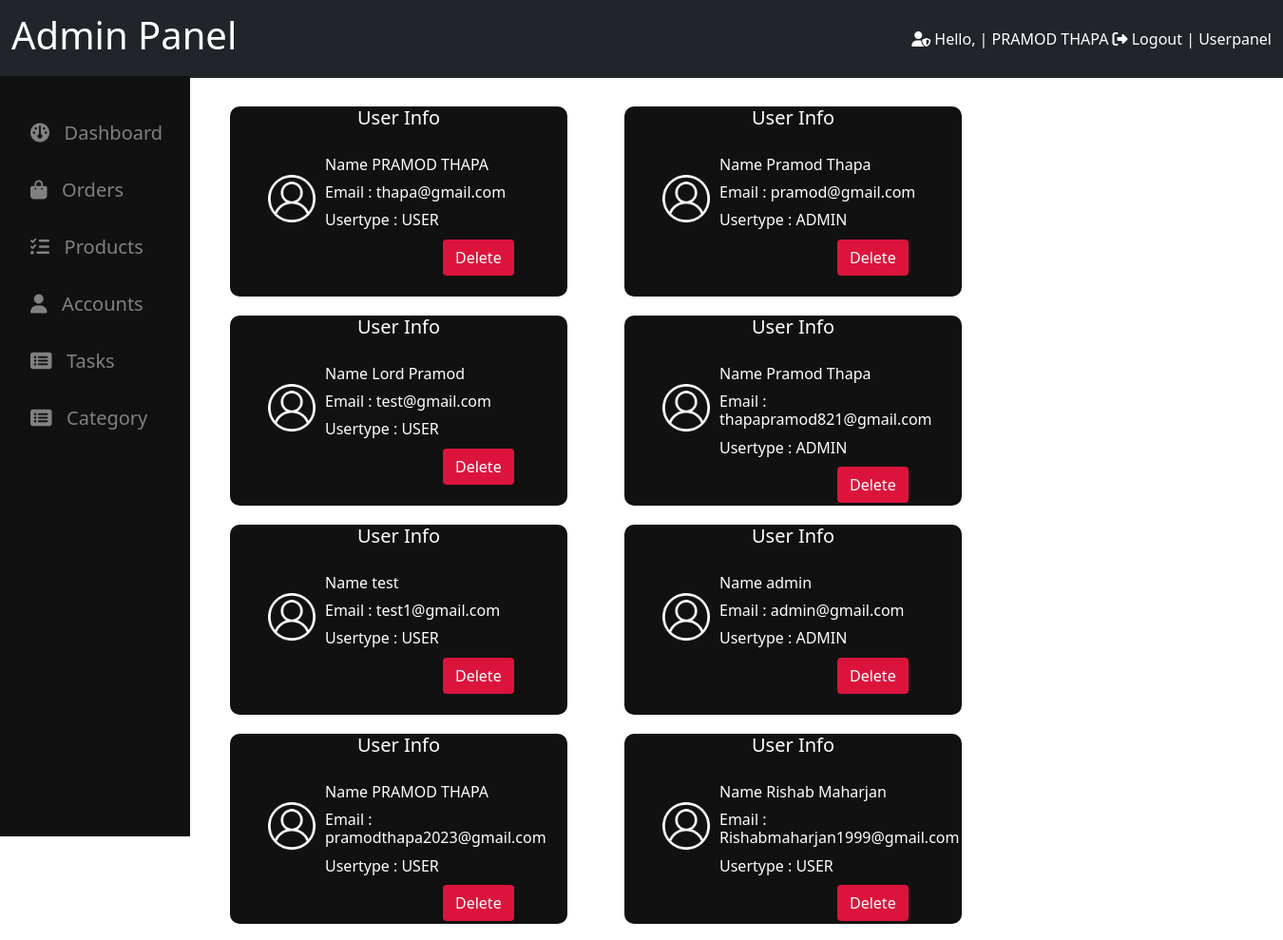
Page /frontend/pages/admin/viewaccounts.php (signed in) on the committed database.
### tables this page shows
CREATE TABLE `user_info` (
  `id` int(11) NOT NULL,
  `name` varchar(255) DEFAULT NULL,
  `email` varchar(255) DEFAULT NULL,
  `phone` bigint(20) DEFAULT NULL,
  `password` varchar(255) DEFAULT NULL,
  `usertype` varchar(20) DEFAULT 'user',
  `reset_token_hash` varchar(64) DEFAULT NULL,
  `reset_token_expires_at` datetime DEFAULT NULL
);

### frontend/pages/admin/viewaccounts.php (the view, shortened to what this page needs)
<?php
include '../../../backend/config/connection.php';
include './dashboard.php';
$stmt = "SELECT * FROM user_info ";
$response = mysqli_query($connect, $stmt);
?>
<!DOCTYPE html>
<html lang="en">
<head>
    <link rel="stylesheet" href="../../assets/css/bootstrap.min.css">
</head>
<body>
    <div class="container">
        <?php while ($row = mysqli_fetch_assoc($response)) { ?>
        <div class="box-container">
            <h5>User Info</h5>
            <div class="content-container">
                <img src="../../assets/images/userlogo.png" alt="User-Account">
                <div class="detail-container">
                    <h6>Name <?php echo $row['name']; ?></h6>
                    <h6>Email : <?php echo $row['email']; ?></h6>
                    <h6>Usertype : <?php echo strtoupper($row['usertype']); ?></h6>
                    <a href="./user-delete.php?id=<?php echo $row['id']; ?>"><input type="button" class="btn text-white"
                            value="Delete"></a>
                </div>
            </div>
        </div>
        <?php } ?>
    </div>
</body>
</html>

### frontend/pages/admin/viewaccounts.php (style rules this page uses)
.container { margin-top: 20px; margin-left: 200px; display: flex; flex-wrap: wrap; width: 1300px; }
.content-container { display: flex; }
.box-container { margin: 10px 30px; width: 355px; height: 200px; background-color: #111111; border-radius: 10px; }
.box-container h5 { text-align: center; color: #FFFFFF; }
.content-container img { margin-top: 40px; margin-left: 40px; height: 50px; filter: brightness(0) invert(1); }
.detail-container { margin-left: 10px; color: #FFFFFF; padding: 20px 0px; }
.detail-container h6 { margin-bottom: 10px; }
.detail-container a { color: #FFFFFF; background-color: #111111; margin-left: 120px; padding: 4px; border-radius: 5px; background: transparent; }
.detail-container input { color: #FFFFFF; background-color: crimson; }

### rows in the picture
user_info: name "PRAMOD THAPA", email "thapa@gmail.com", usertype "USER"
user_info: name "Pramod Thapa", email "pramod@gmail.com", usertype "ADMIN"
user_info: name "Lord Pramod", email "test@gmail.com", usertype "USER"
user_info: name "Pramod Thapa", email "thapapramod821@gmail.com", usertype "ADMIN"
user_info: name "test", email "test1@gmail.com", usertype "USER"
user_info: name "admin", email "admin@gmail.com", usertype "ADMIN"
user_info: name "PRAMOD THAPA", email "pramodthapa2023@gmail.com", usertype "USER"
user_info: name "Rishab Maharjan", email "Rishabmaharjan1999@gmail.com", usertype "USER"

### other values in the picture
$_SESSION['name'] "PRAMOD THAPA"
